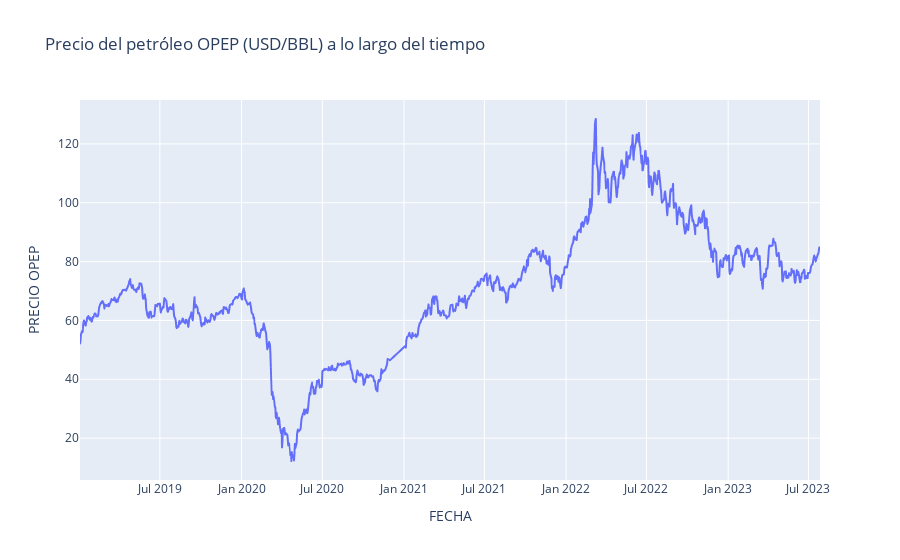

Here is the notebook cell this chart was saved with:
### Markdown cell above
## Data Visualization

### Code cell
# Graficar los datos
fig = px.line(OPEP, x=OPEP.index, y='PRECIO OPEP', title='Precio del petróleo OPEP (USD/BBL) a lo largo del tiempo')
fig.show()

### Figure 1 — Plotly figure (JSON) as saved in the notebook; plotly's stock layout.template omitted (floating-point values rounded to 4 significant figures; data arrays with more than 128 entries replaced by an {"elided": "..."} marker saying what was removed)
{"data": [{"hovertemplate": "FECHA=%{x}<br>PRECIO OPEP=%{y}<extra></extra>", "legendgroup": "", "line": {"color": "#636efa", "dash": "solid"}, "marker": {"symbol": "circle"}, "mode": "lines", "name": "", "showlegend": false, "type": "scattergl", "x": {"elided": "1161 str values"}, "xaxis": "x", "y": {"elided": "1161 float values"}, "yaxis": "y"}], "layout": {"legend": {"tracegroupgap": 0}, "title": {"text": "Precio del petróleo OPEP (USD/BBL) a lo largo del tiempo"}, "xaxis": {"anchor": "y", "domain": [0, 1], "title": {"text": "FECHA"}}, "yaxis": {"anchor": "x", "domain": [0, 1], "title": {"text": "PRECIO OPEP"}}}}
